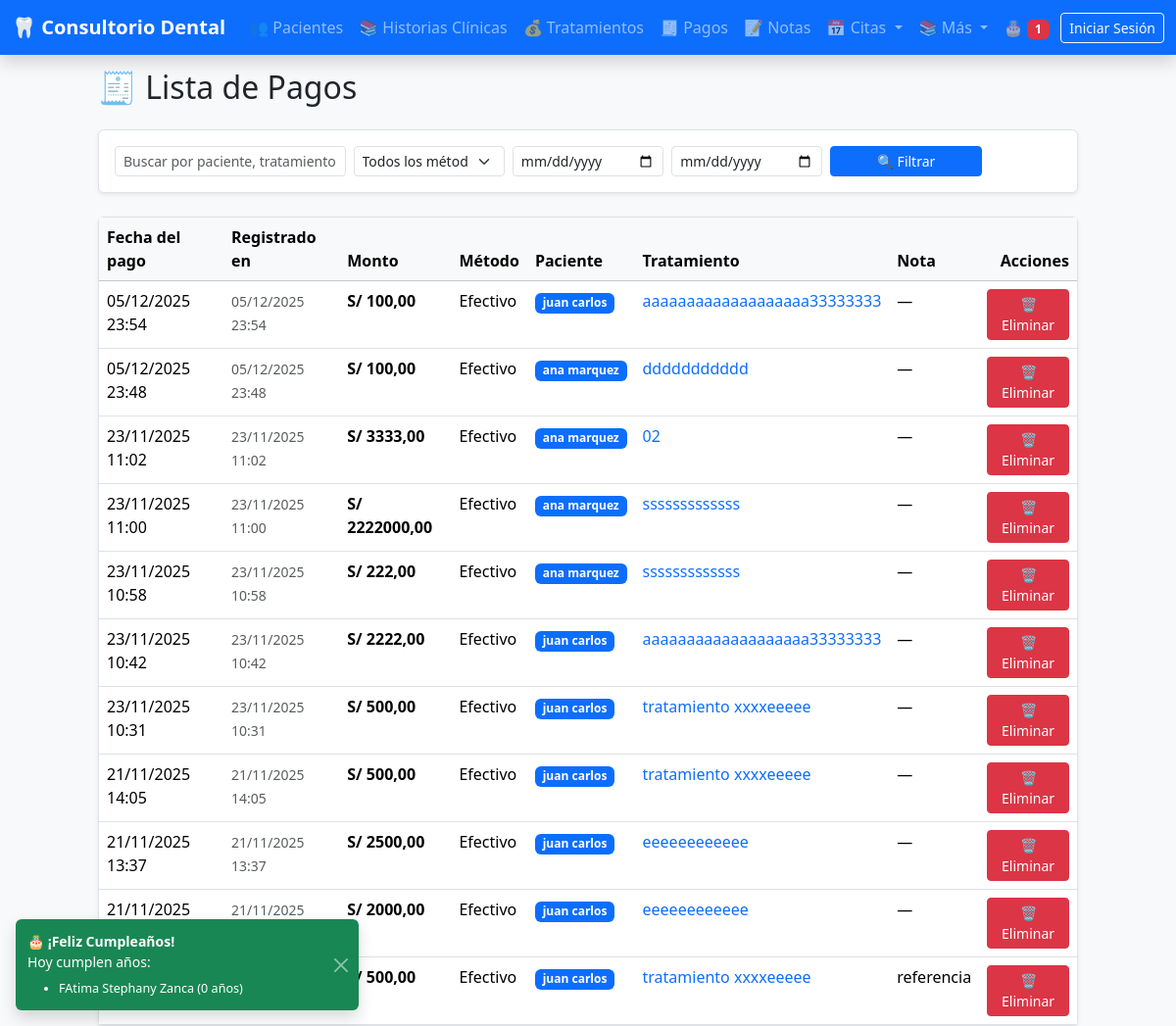
The app's page /tratamientos/pagos/ with its own data.
### tratamientos/models.py (models this page shows, shortened)
class Pago(models.Model):
    tratamiento = models.ForeignKey(
        Tratamiento,
        on_delete=models.CASCADE,
        related_name='pagos',
        verbose_name="Tratamiento"
    )
    fecha_pago = models.DateTimeField(
        verbose_name="Fecha y hora del pago",
        default=timezone.now
    )
    monto = models.DecimalField(
        max_digits=10,
        decimal_places=2,
        verbose_name="Monto (S/)"
    )
    METODO_PAGO_CHOICES = [
        ('efectivo', 'Efectivo'),
        ('yape', 'Yape'),
        ('plin', 'Plin'),
        ('transferencia', 'Transferencia bancaria'),
        ('tarjeta', 'Tarjeta'),
        ('otro', 'Otro'),
    ]
    metodo_pago = models.CharField(
        max_length=15,
        choices=METODO_PAGO_CHOICES,
        default='efectivo',
        verbose_name="Método de pago"
    )
    nota = models.TextField(
        blank=True,
        verbose_name="Nota (opcional)"
    )
    registrado_en = models.DateTimeField(auto_now_add=True)
    class Meta:
        verbose_name = "Pago"
        verbose_name_plural = "Pagos"
        ordering = ['-fecha_pago']

class Tratamiento(models.Model):
    paciente = models.ForeignKey(
        Paciente,
        on_delete=models.CASCADE,
        related_name='tratamientos',
        verbose_name="Paciente"
    )
    nombre = models.CharField(
        max_length=200,
        verbose_name="Nombre del tratamiento",
        help_text="Ej: Endodoncia muela 36, Blanqueamiento, etc."
    )
    descripcion = models.TextField(
        blank=True,
        verbose_name="Descripción detallada"
    )
    costo_total = models.DecimalField(
        max_digits=10,
        decimal_places=2,
        verbose_name="Costo total (S/)"
    )
    fecha_inicio = models.DateField(
        verbose_name="Fecha de inicio"
    )
    fecha_fin = models.DateField(
        blank=True,
        null=True,
        verbose_name="Fecha de finalización (opcional)"
    )
    ESTADO_CHOICES = [
        ('pendiente', 'Pendiente'),
        ('en_progreso', 'En progreso'),
        ('completado', 'Completado'),
    ]
    estado = models.CharField(
        max_length=12,
        choices=ESTADO_CHOICES,
        default='pendiente',
        verbose_name="Estado del tratamiento"
    )
    creado_en = models.DateTimeField(auto_now_add=True)
    actualizado_en = models.DateTimeField(auto_now=True)
    class Meta:
        verbose_name = "Tratamiento"
        verbose_name_plural = "Tratamientos"
        ordering = ['-creado_en']

### pacientes/models.py (models this page shows, shortened)
class Paciente(models.Model):
    nombre_completo = models.CharField(
        max_length=150,
        verbose_name="Nombre completo",
        help_text="Nombres y apellidos completos"
    )
    dni = models.CharField(
        max_length=8,
        unique=True,
        verbose_name="DNI",
        validators=[MinLengthValidator(8)],
        help_text="Documento Nacional de Identidad (8 dígitos)"
    )
    fecha_nacimiento = models.DateField(
        verbose_name="Fecha de nacimiento"
    )
    GENERO_CHOICES = [
        ('M', 'Masculino'),
        ('F', 'Femenino'),
        ('O', 'Otro'),
    ]
    genero = models.CharField(
        max_length=1,
        choices=GENERO_CHOICES,
        verbose_name="Género"
    )
    ESTADO_CIVIL_CHOICES = [
        ('S', 'Soltero/a'),
        ('C', 'Casado/a'),
        ('D', 'Divorciado/a'),
        ('V', 'Viudo/a'),
        ('U', 'Unión libre'),
    ]
    estado_civil = models.CharField(
        max_length=1,
        choices=ESTADO_CIVIL_CHOICES,
        verbose_name="Estado civil"
    )
    telefono = models.CharField(
        max_length=15,
        blank=True,
        verbose_name="Teléfono"
    )
    distrito = models.CharField(
        max_length=100,
        blank=True,
        verbose_name="Distrito"
    )
    direccion = models.TextField(
        blank=True,
        verbose_name="Dirección"
    )
    email = models.EmailField(
        blank=True,
        verbose_name="Email"
    )
    ocupacion = models.CharField(
        max_length=100,
        blank=True,
        verbose_name="Ocupación"
    )
    nombre_tutor = models.CharField(
        max_length=150,
        blank=True,
        verbose_name="Nombre del tutor (si aplica)"
    )
    enfermedades_previas = models.TextField(
        blank=True,
        verbose_name="Enfermedades previas"
    )
    alergias = models.TextField(
        blank=True,
        verbose_name="Alergias"
    )
    GRUPO_SANGUINEO_CHOICES = [
        ('A+', 'A+'), ('A-', 'A-'),
        ('B+', 'B+'), ('B-', 'B-'),
        ('AB+', 'AB+'), ('AB-', 'AB-'),
        ('O+', 'O+'), ('O-', 'O-'),
    ]
    grupo_sanguineo = models.CharField(
        max_length=3,
        choices=GRUPO_SANGUINEO_CHOICES,
        blank=True,
        verbose_name="Grupo sanguíneo"
    )
    tratamientos_previos = models.TextField(
        blank=True,
        verbose_name="Tratamientos dentales previos"
    )
    experiencias_dentales = models.TextField(
        blank=True,
        verbose_name="Experiencias dentales (miedo, ansiedad, etc.)"
    )
    observaciones = models.TextField(
        blank=True,
        verbose_name="Observaciones generales"
    )
    creado_en = models.DateTimeField(auto_now_add=True)
    actualizado_en = models.DateTimeField(auto_now=True)
    class Meta:
        verbose_name = "Paciente"
        verbose_name_plural = "Pacientes"
        ordering = ['nombre_completo']
    @property
    def edad(self):
        if self.fecha_nacimiento:
            today = date.today()
            return today.year - self.fecha_nacimiento.year - (
                (today.month, today.day) < (self.fecha_nacimiento.month, self.fecha_nacimiento.day)
            )
        return None

### tratamientos/views.py (the view)
# urls.py: path('pagos/', views.ListaPagosView.as_view(), name='lista_pagos'),
class ListaPagosView(ListView):
    model = Pago
    template_name = 'tratamientos/lista_pagos.html'
    context_object_name = 'pagos'
    paginate_by = 20
    def get_queryset(self):
        queryset = Pago.objects.select_related('tratamiento__paciente', 'tratamiento').all()
        q = self.request.GET.get('q')
        metodo = self.request.GET.get('metodo')
        fecha_inicio = self.request.GET.get('fecha_inicio')
        fecha_fin = self.request.GET.get('fecha_fin')
        paciente_id = self.request.GET.get('paciente_id')
        if q:
            queryset = queryset.filter(
                Q(tratamiento__paciente__nombre_completo__icontains=q) |
                Q(tratamiento__nombre__icontains=q) |
                Q(nota__icontains=q)
            )
        if metodo:
            queryset = queryset.filter(metodo_pago=metodo)
        if fecha_inicio:
            queryset = queryset.filter(fecha_pago__gte=fecha_inicio)
        if fecha_fin:
            queryset = queryset.filter(fecha_pago__lte=fecha_fin)
        if paciente_id:
            queryset = queryset.filter(tratamiento__paciente_id=paciente_id)
        return queryset.order_by('-fecha_pago')
    def get_context_data(self, **kwargs):
        context = super().get_context_data(**kwargs)
        return context

### pacientes/context_processors.py (called while the page is built)
def cumpleanos_hoy(request):
    hoy = date.today()
    cumpleaneros = Paciente.objects.filter(
        fecha_nacimiento__month=hoy.month,
        fecha_nacimiento__day=hoy.day
    )
    return {
        'cumpleaneros_hoy_count': cumpleaneros.count(),
        'cumpleaneros_hoy': cumpleaneros
    }

### tratamientos/templates/tratamientos/lista_pagos.html (shortened to what this page needs)
{% extends 'base.html' %}
{% block content %}
<div class="d-flex justify-content-center">
    <div class="col-lg-10">
        <div class="d-flex justify-content-between align-items-center mb-4">
            <h2 class="mb-0">🧾 Lista de Pagos</h2>
        </div>
        <div class="bg-white p-3 rounded shadow-sm border mb-4">
            <form method="get" class="row g-2">
                <div class="col-md-3">
                    <input type="text" name="q" class="form-control form-control-sm"
                           placeholder="Buscar por paciente, tratamiento o nota..."
                           value="{{ request.GET.q }}">
                </div>
                <div class="col-md-2">
                    <select name="metodo" class="form-select form-select-sm">
                        <option value="">Todos los métodos</option>
                    </select>
                </div>
                <div class="col-md-2">
                    <input type="date" name="fecha_inicio" class="form-control form-control-sm"
                           value="{{ request.GET.fecha_inicio }}">
                </div>
                <div class="col-md-2">
                    <input type="date" name="fecha_fin" class="form-control form-control-sm"
                           value="{{ request.GET.fecha_fin }}">
                </div>
                <div class="col-md-2 d-flex align-items-end">
                    <button type="submit" class="btn btn-primary btn-sm w-100">🔍 Filtrar</button>
                </div>
            </form>
        </div>
        <div class="bg-white rounded shadow-sm border">
            {% if pagos %}
                <div class="d-none d-md-block">
                    <div class="table-responsive">
                        <table class="table table-hover mb-0">
                            <thead class="table-light">
                                <tr>
                                    <th>Fecha del pago</th>
                                    <th class="d-none d-lg-table-cell">Registrado en</th>
                                    <th>Monto</th>
                                    <th>Método</th>
                                    <th>Paciente</th>
                                    <th>Tratamiento</th>
                                    <th class="d-none d-lg-table-cell">Nota</th>
                                    <th class="text-end">Acciones</th>
                                </tr>
                            </thead>
                            <tbody>
                                {% for pago in pagos %}
                                <tr>
                                    <td>{{ pago.fecha_pago|date:"d/m/Y H:i" }}</td>
                                    <td class="d-none d-lg-table-cell"><small class="text-muted">{{ pago.registrado_en|date:"d/m/Y H:i" }}</small></td>
                                    <td><strong>S/ {{ pago.monto }}</strong></td>
                                    <td>{{ pago.get_metodo_pago_display }}</td>
                                    <td>
                                        <a href="{% url 'pacientes:detalle' pago.tratamiento.paciente.pk %}" class="text-decoration-none">
                                            <span class="badge bg-primary">{{ pago.tratamiento.paciente.nombre_completo }}</span>
                                        </a>
                                    </td>
                                    <td>
                                        <a href="{% url 'tratamientos:detalle' pago.tratamiento.pk %}" class="text-decoration-none">
                                            {{ pago.tratamiento.nombre }}
                                        </a>
                                    </td>
                                    <td class="d-none d-lg-table-cell">{{ pago.nota|default:"—" }}</td>
                                    <td class="text-end">
                                        <a href="{% url 'tratamientos:eliminar_pago' pago.pk %}"
                                           class="btn btn-sm btn-danger"
                                           onclick="return confirm('¿Eliminar este pago?')">
                                            🗑️ Eliminar
                                        </a>
                                    </td>
                                </tr>
                                {% endfor %}
                            </tbody>
                        </table>
                    </div>
                </div>
            {% else %}
                <div class="text-center py-5">
                    <p class="text-muted">No hay pagos registrados.</p>
                </div>
            {% endif %}
        </div>
    </div>
</div>
{% endblock %}

### templates/base.html (shortened to what this page needs)
{% load static %}
<!DOCTYPE html>
<html lang="es">
<head>
    <link href="https://cdn.jsdelivr.net/npm/bootstrap@5.3.3/dist/css/bootstrap.min.css" rel="stylesheet">
    <link rel="stylesheet" href="https://cdn.jsdelivr.net/npm/bootstrap-icons@1.11.3/font/bootstrap-icons.min.css">
    <link rel="stylesheet" href="{% static 'css/custom.css' %}">
</head>
<body>
<nav class="navbar navbar-expand-lg navbar-dark bg-primary fixed-top shadow">
    <div class="container-fluid">
        <a class="navbar-brand" href="{% url 'pacientes:lista' %}">
            🦷 Consultorio Dental
        </a>
        <div class="collapse navbar-collapse" id="navbarNav">
            <ul class="navbar-nav me-auto">
                <li class="nav-item">
                    <a class="nav-link" href="{% url 'pacientes:lista' %}">👥 Pacientes</a>
                </li>
                <li class="nav-item">
                    <a class="nav-link" href="{% url 'historias:lista' %}">📚 Historias Clínicas</a>
                </li>
                <li class="nav-item">
                    <a class="nav-link" href="{% url 'tratamientos:lista' %}">💰 Tratamientos</a>
                </li>
                <li class="nav-item">
                    <a class="nav-link" href="{% url 'tratamientos:lista_pagos' %}">🧾 Pagos</a>
                </li>
                <li class="nav-item">
                    <a class="nav-link" href="{% url 'notas:lista' %}">📝 Notas</a>
                </li>
                <li class="nav-item dropdown">
                    <a class="nav-link dropdown-toggle" href="#" role="button" data-bs-toggle="dropdown">
                        📅 Citas
                    </a>
                </li>
                <li class="nav-item dropdown">
                    <a class="nav-link dropdown-toggle" href="#" role="button" data-bs-toggle="dropdown">
                        📚 Más
                    </a>
                </li>
                <li class="nav-item dropdown">
                    <a class="nav-link" href="{% url 'pacientes:cumpleanos_proximos' %}">
                        🎂
                        {% if cumpleaneros_hoy_count > 0 %}
                            <span class="badge bg-danger">{{ cumpleaneros_hoy_count }}</span>
                        {% endif %}
                    </a>
                </li>
            </ul>
            <ul class="navbar-nav">
                {% if user.is_authenticated %}
                    <li class="nav-item">
                        <span class="navbar-text text-white me-3">
                            Hola, {{ user.username }}
                        </span>
                    </li>
                    <li class="nav-item">
                        <a class="btn btn-outline-light btn-sm" href="#">Salir</a>
                    </li>
                {% else %}
                    <li class="nav-item">
                        <a class="btn btn-outline-light btn-sm" href="#">Iniciar Sesión</a>
                    </li>
                {% endif %}
            </ul>
        </div>
    </div>
</nav>
<main>
    {% block content %}
    {% endblock %}
</main>
{% if cumpleaneros_hoy_count > 0 %}
<div class="toast-container position-fixed bottom-0 start-0 p-3">
    <div id="birthdayToast" class="toast align-items-center text-bg-success border-0" role="alert" aria-live="assertive" aria-atomic="true" data-bs-delay="50000">
        <div class="d-flex">
            <div class="toast-body">
                <strong>🎂 ¡Feliz Cumpleaños!</strong><br>
                Hoy cumplen años:
                <ul class="mb-0 mt-2" style="font-size: 0.9em;">
                    {% for paciente in cumpleaneros_hoy %}
                    <li>{{ paciente.nombre_completo }} ({{ paciente.edad }} años)</li>
                    {% endfor %}
                </ul>
            </div>
            <button type="button" class="btn-close btn-close-white me-2 m-auto" data-bs-dismiss="toast" aria-label="Cerrar"></button>
        </div>
    </div>
</div>
{% endif %}
</body>
</html>

### static/css/custom.css (style rules this page uses)
body { background-color: #f8f9fa; }

### templates/base.html (style rules this page uses)
body { padding-top: 70px; }
.navbar-brand { font-weight: bold; }

### records on screen
Pago: fecha_pago "05/12/2025 23:54", registrado_en "05/12/2025 23:54", monto "100,00", metodo_pago "Efectivo", tratamiento.paciente.nombre_completo "juan carlos", tratamiento.nombre "aaaaaaaaaaaaaaaaaaa33333333", nota "—"
Pago: fecha_pago "05/12/2025 23:48", registrado_en "05/12/2025 23:48", monto "100,00", metodo_pago "Efectivo", tratamiento.paciente.nombre_completo "ana marquez", tratamiento.nombre "ddddddddddd", nota "—"
Pago: fecha_pago "23/11/2025 11:02", registrado_en "23/11/2025 11:02", monto "3333,00", metodo_pago "Efectivo", tratamiento.paciente.nombre_completo "ana marquez", tratamiento.nombre "02", nota "—"
Pago: fecha_pago "23/11/2025 11:00", registrado_en "23/11/2025 11:00", monto "2222000,00", metodo_pago "Efectivo", tratamiento.paciente.nombre_completo "ana marquez", tratamiento.nombre "sssssssssssss", nota "—"
Pago: fecha_pago "23/11/2025 10:58", registrado_en "23/11/2025 10:58", monto "222,00", metodo_pago "Efectivo", tratamiento.paciente.nombre_completo "ana marquez", tratamiento.nombre "sssssssssssss", nota "—"
Pago: fecha_pago "23/11/2025 10:42", registrado_en "23/11/2025 10:42", monto "2222,00", metodo_pago "Efectivo", tratamiento.paciente.nombre_completo "juan carlos", tratamiento.nombre "aaaaaaaaaaaaaaaaaaa33333333", nota "—"
Pago: fecha_pago "23/11/2025 10:31", registrado_en "23/11/2025 10:31", monto "500,00", metodo_pago "Efectivo", tratamiento.paciente.nombre_completo "juan carlos", tratamiento.nombre "tratamiento xxxxeeeee", nota "—"
Pago: fecha_pago "21/11/2025 14:05", registrado_en "21/11/2025 14:05", monto "500,00", metodo_pago "Efectivo", tratamiento.paciente.nombre_completo "juan carlos", tratamiento.nombre "tratamiento xxxxeeeee", nota "—"
Pago: fecha_pago "21/11/2025 13:37", registrado_en "21/11/2025 13:37", monto "2500,00", metodo_pago "Efectivo", tratamiento.paciente.nombre_completo "juan carlos", tratamiento.nombre "eeeeeeeeeeee", nota "—"
Pago: fecha_pago "21/11/2025…", registrado_en "21/11/2025…", monto "2000,00", metodo_pago "Efectivo", tratamiento.paciente.nombre_completo "juan carlos", tratamiento.nombre "eeeeeeeeeeee", nota "—"
Pago: monto "500,00", metodo_pago "Efectivo", tratamiento.paciente.nombre_completo "juan carlos", tratamiento.nombre "tratamiento xxxxeeeee", nota "referencia"
Paciente: nombre_completo "FAtima Stephany Zanca", edad "0"

### other values on screen
{{ cumpleaneros_hoy_count }} "1"
